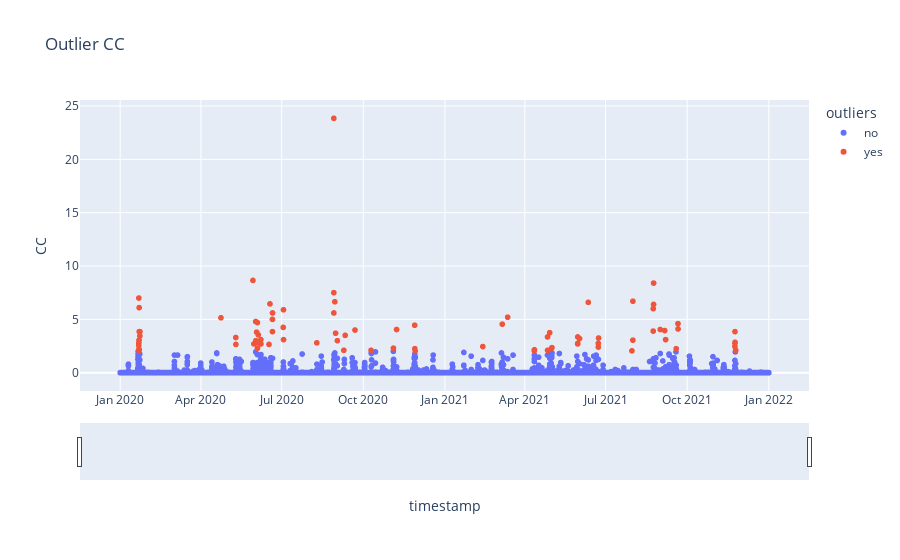

Here is the notebook cell this chart was saved with:
### Code cell
#Mostrar en un plot les anomalies que trobem amb la precipitació a CC
output = output.loc[output['timestamp'] >= '2020-01-01 00:00:00']
fig = px.scatter(output, x='timestamp', y='CC', color='outliers',title='Outlier CC')
fig.update_xaxes(
    rangeslider_visible=True,
)
fig.show()

### Figure 1 — Plotly figure (JSON) as saved in the notebook; plotly's stock layout.template omitted (floating-point values rounded to 4 significant figures; data arrays with more than 128 entries replaced by an {"elided": "..."} marker saying what was removed)
{"data": [{"hovertemplate": "outliers=no<br>timestamp=%{x}<br>CC=%{y}<extra></extra>", "legendgroup": "no", "marker": {"color": "#636efa", "symbol": "circle"}, "mode": "markers", "name": "no", "showlegend": true, "type": "scattergl", "x": {"elided": "17458 str values"}, "xaxis": "x", "y": {"elided": "17458 float values"}, "yaxis": "y"}, {"hovertemplate": "outliers=yes<br>timestamp=%{x}<br>CC=%{y}<extra></extra>", "legendgroup": "yes", "marker": {"color": "#EF553B", "symbol": "circle"}, "mode": "markers", "name": "yes", "showlegend": true, "type": "scattergl", "x": ["2020-01-21T23:00:00", "2020-01-22T00:00:00", "2020-01-22T01:00:00", "2020-01-22T02:00:00", "2020-01-22T03:00:00", "2020-01-22T04:00:00", "2020-01-22T05:00:00", "2020-01-22T09:00:00", "2020-01-22T10:00:00", "2020-01-22T11:00:00", "2020-01-23T04:00:00", "2020-01-23T07:00:00", "2020-04-23T14:00:00", "2020-05-10T06:00:00", "2020-05-10T10:00:00", "2020-05-29T14:00:00", "2020-05-30T17:00:00", "2020-06-01T16:00:00", "2020-06-01T19:00:00", "2020-06-02T17:00:00", "2020-06-03T13:00:00", "2020-06-03T15:00:00", "2020-06-03T18:00:00", "2020-06-04T15:00:00", "2020-06-07T12:00:00", "2020-06-07T14:00:00", "2020-06-07T15:00:00", "2020-06-16T17:00:00", "2020-06-17T19:00:00", "2020-06-20T14:00:00", "2020-06-20T15:00:00", "2020-06-20T16:00:00", "2020-07-02T18:00:00", "2020-07-03T01:00:00", "2020-07-03T02:00:00", "2020-08-09T14:00:00", "2020-08-28T18:00:00", "2020-08-28T19:00:00", "2020-08-28T20:00:00", "2020-08-29T21:00:00", "2020-08-30T18:00:00", "2020-09-01T18:00:00", "2020-09-09T01:00:00", "2020-09-10T13:00:00", "2020-09-21T15:00:00", "2020-10-09T18:00:00", "2020-11-03T23:00:00", "2020-11-07T11:00:00", "2020-11-27T21:00:00", "2020-11-28T01:00:00", "2020-11-28T10:00:00", "2021-02-12T16:00:00", "2021-03-06T14:00:00", "2021-03-12T16:00:00", "2021-04-11T17:00:00", "2021-04-11T20:00:00", "2021-04-26T15:00:00", "2021-04-26T16:00:00", "2021-04-29T01:00:00", "2021-05-01T04:00:00", "2021-05-01T15:00:00", "2021-05-30T14:00:00", "2021-05-30T15:00:00", "2021-05-30T16:00:00", "2021-06-01T16:00:00", "2021-06-11T13:00:00", "2021-06-22T20:00:00", "2021-06-22T21:00:00", "2021-06-23T03:00:00", "2021-07-30T18:00:00", "2021-07-31T19:00:00", "2021-07-31T20:00:00", "2021-08-23T17:00:00", "2021-08-23T18:00:00", "2021-08-24T03:00:00", "2021-08-24T04:00:00", "2021-08-31T16:00:00", "2021-09-05T17:00:00", "2021-09-06T17:00:00", "2021-09-18T15:00:00", "2021-09-20T16:00:00", "2021-09-20T17:00:00", "2021-11-23T20:00:00", "2021-11-23T21:00:00", "2021-11-23T22:00:00", "2021-11-23T23:00:00", "2021-11-24T17:00:00"], "xaxis": "x", "y": [2.55, 2.8, 7, 2.8, 2.2, 2.05, 3.05, 6.1, 3.85, 2.15, 3.45, 3.85, 5.15, 3.3, 2.65, 8.65, 2.7, 4.8, 3, 3.8, 2.85, 4.7, 2.3, 3.55, 2.7, 3.1, 2.7, 2.65, 6.45, 5, 3.85, 5.6, 4.25, 5.9, 3.1, 2.8, 23.85, 7.5, 5.6, 6.65, 3.7, 3, 2.1, 3.5, 4, 2.1, 2.3, 4.05, 4.45, 2.25, 2.05, 2.45, 4.55, 5.2, 2.05, 2.15, 3.35, 2.1, 3.75, 2.3, 2.35, 2.7, 2.75, 3.35, 3.2, 6.6, 2.75, 2.4, 3.25, 2.05, 3.05, 6.7, 3.9, 6, 6.4, 8.4, 4.05, 3.95, 3.1, 2.25, 4.6, 4.1, 2.45, 2.75, 3.85, 2.85, 2.1], "yaxis": "y"}], "layout": {"legend": {"title": {"text": "outliers"}, "tracegroupgap": 0}, "title": {"text": "Outlier CC"}, "xaxis": {"anchor": "y", "domain": [0, 1], "rangeslider": {"visible": true}, "title": {"text": "timestamp"}}, "yaxis": {"anchor": "x", "domain": [0, 1], "title": {"text": "CC"}}}}
